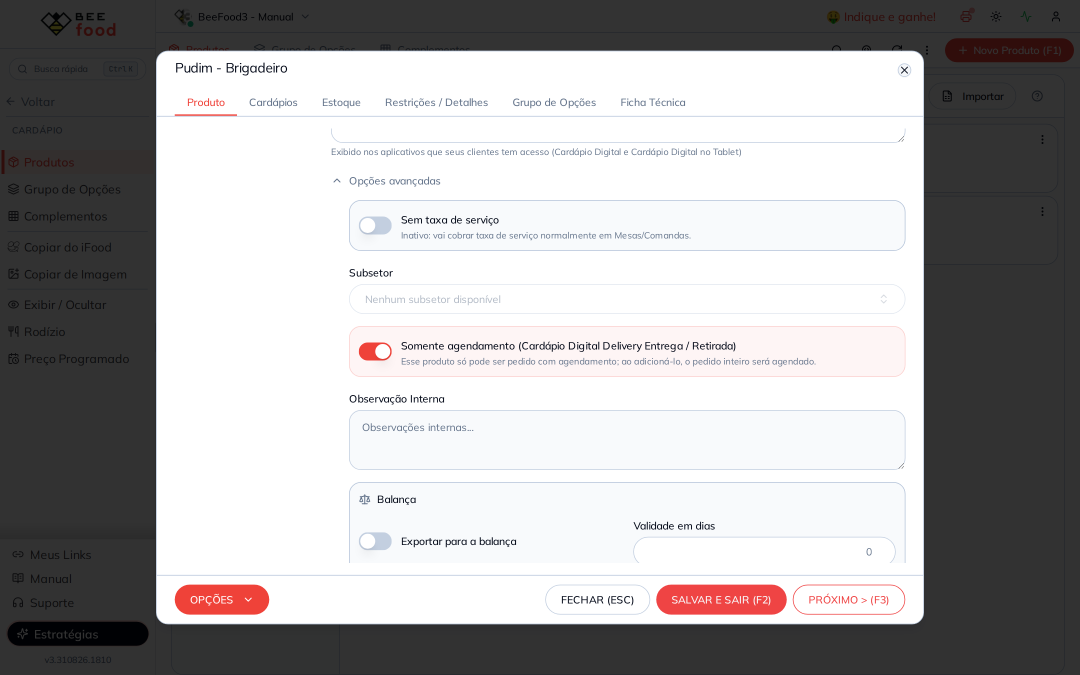
#> input picture manuais/cardapio-digital-agendamento-produto/imagens-puras/06-produto-switch.png, 2160 x 1350 px, given in place of 01-lista-antes.png, which was not available (shown at 1/2 size)
$ python annotate.py
#> lines starting #> are read from the running program, lines starting #| are printed output that depends on the picture; pictures that were not available may be replaced by others from this repository, and a replacement may not be noted
"""Anota screenshots — #72 Produto só com agendamento (encomenda)."""
import os, math
from PIL import Image, ImageDraw, ImageFont

SRC = "imagens-puras"
OUT = "imagens-tratadas"
os.makedirs(OUT, exist_ok=True)

GREEN = (22, 150, 78)
WHITE = (255, 255, 255)
A_LINE = 220
A_BADGE = 235
FONT_CANDIDATES = [
    r"C:\Windows\Fonts\arialbd.ttf",
    "/usr/share/fonts/truetype/croscore/Arimo-Bold.ttf",
    "/usr/share/fonts/truetype/dejavu/DejaVuSans-Bold.ttf",
]


def font(sz):
    for c in FONT_CANDIDATES:
        if os.path.exists(c):
            return ImageFont.truetype(c, sz)
    raise RuntimeError("fonte bold nao encontrada")


def draw_arrow(d, x0, y0, x1, y1, w):
    col = GREEN + (A_LINE,)
    d.line([(x0, y0), (x1, y1)], fill=col, width=w)
    ang = math.atan2(y1 - y0, x1 - x0)
    L = w * 3.6
    for s in (0.45, -0.45):
        d.line([(x1, y1), (x1 - L * math.cos(ang - s), y1 - L * math.sin(ang - s))], fill=col, width=w)


def badge(d, cx, cy, r, num, fnt):
    d.ellipse([cx - r - 2, cy - r - 2, cx + r + 2, cy + r + 2], fill=WHITE + (235,))
    d.ellipse([cx - r, cy - r, cx + r, cy + r], fill=GREEN + (A_BADGE,))
    t = str(num)
    bb = d.textbbox((0, 0), t, font=fnt)
    d.text((cx - (bb[2] - bb[0]) / 2 - bb[0], cy - (bb[3] - bb[1]) / 2 - bb[1]), t, fill=WHITE, font=fnt)


def annotate(name, markers, ring=None):
    img = Image.open(os.path.join(SRC, name)).convert("RGBA")
    W, H = img.size
    overlay = Image.new("RGBA", (W, H), (0, 0, 0, 0))
    d = ImageDraw.Draw(overlay)
    r = int(W * 0.0125)
    fnt = font(int(r * 1.2))
    w = max(2, int(W * 0.0022))
    for (fx, fy, fw, fh) in (ring or []):
        x0, y0 = fx * W, fy * H
        d.rectangle([x0, y0, x0 + fw * W, y0 + fh * H], outline=GREEN + (A_LINE,), width=w)
    for (num, tx, ty, bx, by) in markers:
        TX, TY = tx * W, ty * H
        BX, BY = bx * W, by * H
        ang = math.atan2(TY - BY, TX - BX)
        sx = BX + (r + 5) * math.cos(ang)
        sy = BY + (r + 5) * math.sin(ang)
        draw_arrow(d, sx, sy, TX, TY, w)
        badge(d, BX, BY, r, num, fnt)
    Image.alpha_composite(img, overlay).convert("RGB").save(os.path.join(OUT, name))
    print("OK", name, W, H)


# ---------- tira de celulares ----------
PHONE_W = 380
GAP = 18
PAD = 22
CAP_H = 44


# [32 lines left out: functions montar_celulares, no_painel, not called in this run]


# ---------- par painel -> cardapio ----------
BG = (244, 244, 245)
DARK = (40, 40, 40)
MUTED = (100, 100, 100)
MID = 56
COL_W = 560
PAD_P = 28
TIT_H = 46
LAB_H = 32
FOOT_H = 56
RADIUS = 18


def crop_frac(name, box):
    im = Image.open(os.path.join(SRC, name)).convert("RGB")
    W, H = im.size
    x, y, w, h = box
    return im.crop((int(x * W), int(y * H), int((x + w) * W), int((y + h) * H)))


# [50 lines left out: functions encaixa, cola_redondo, seta_meio, montar_par, not called in this run]


# ============================== figuras ==============================

annotate("01-lista-antes.png", [
    (1, 0.168, 0.545, 0.115, 0.660),
    (2, 0.800, 0.122, 0.700, 0.055),
])
#> in annotate, `overlay = Image.new("RGBA", (W, H), (0, 0, 0, 0))`: overlay: PIL image 2160x1350 RGBA; every value is 0
#> in annotate, `Image.alpha_composite(img, overlay).convert("RGB").save(os.path.join(O..`:
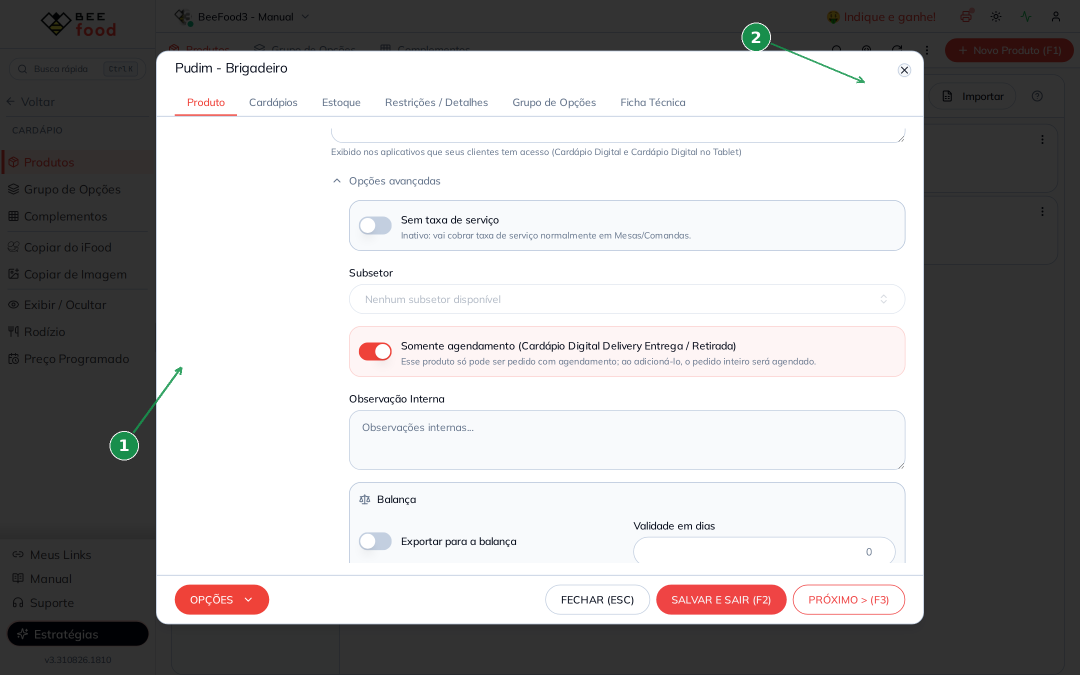
#> saved as 01-lista-antes.png: PIL image 2160x1350 RGB (shown at 1/2 size); mean R, G, B 170.1, 168.7, 169.2
#| OK 01-lista-antes.png 2160 1350

annotate("02-lote-selecao.png", [
    (1, 0.610, 0.172, 0.640, 0.098),
    (2, 0.300, 0.244, 0.225, 0.222),
    (3, 0.298, 0.288, 0.228, 0.330),
    (4, 0.685, 0.858, 0.800, 0.815),
])
#> call 2 of annotate, with name = '02-lote-selecao.png'
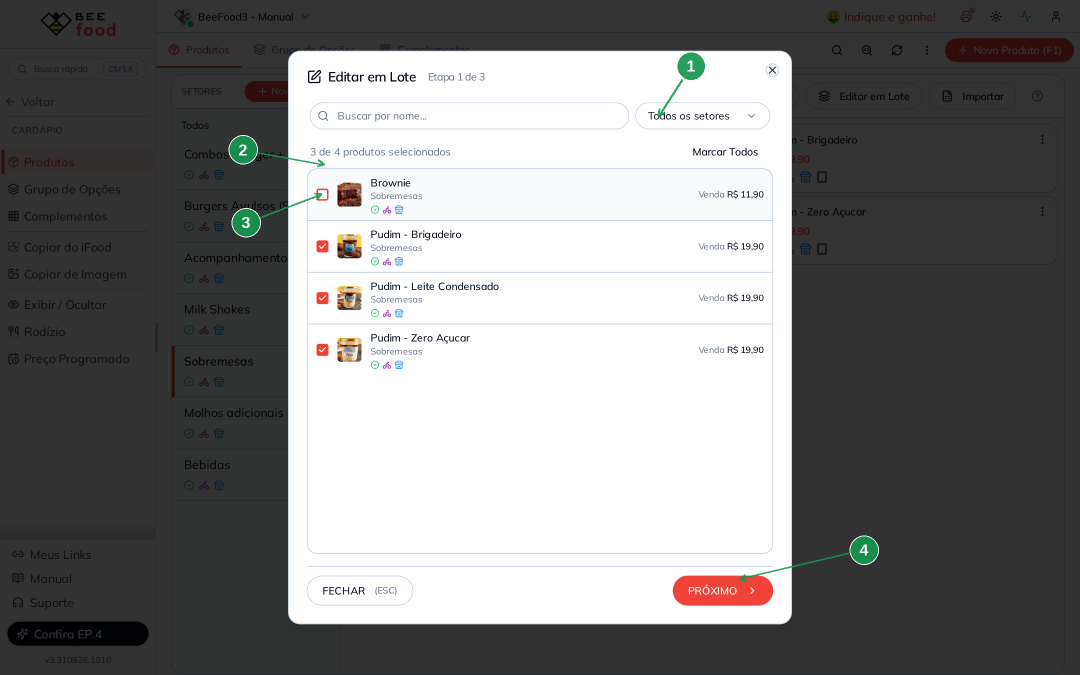
#> input picture manuais/cardapio-digital-agendamento-produto/imagens-tratadas/02-lote-selecao.png, 2160 x 1350 px, found by its file name (shown at 1/2 size)
#| OK 02-lote-selecao.png 2160 1350

annotate("03-lote-campo.png", [
    (1, 0.303, 0.794, 0.225, 0.760),
    (2, 0.667, 0.780, 0.790, 0.730),
    (3, 0.730, 0.878, 0.820, 0.910),
])
#> call 3 of annotate, with name = '03-lote-campo.png'
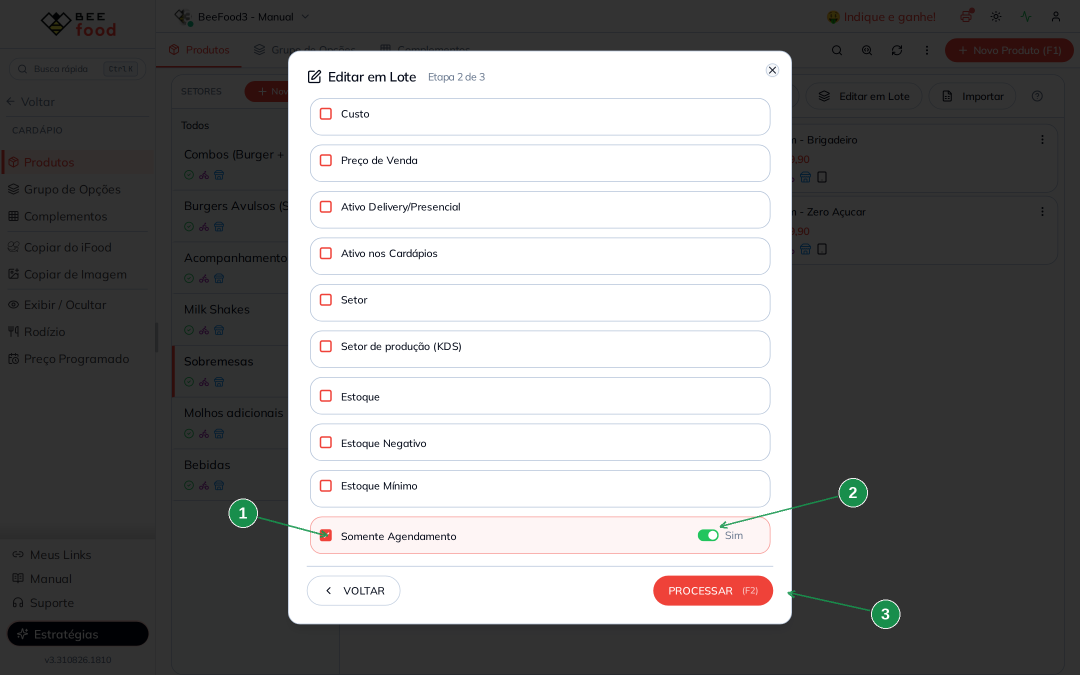
#> input picture manuais/cardapio-digital-agendamento-produto/imagens-tratadas/03-lote-campo.png, 2160 x 1350 px, found by its file name (shown at 1/2 size)
#| OK 03-lote-campo.png 2160 1350

annotate("04-lote-resultado.png", [
    (1, 0.640, 0.153, 0.555, 0.115),
    (2, 0.293, 0.207, 0.225, 0.245),
    (3, 0.740, 0.878, 0.825, 0.910),
])
#> call 4 of annotate, with name = '04-lote-resultado.png'
#> in annotate (call 4), `Image.alpha_composite(img, overlay).convert("RGB").save(os.path.join(O..`:
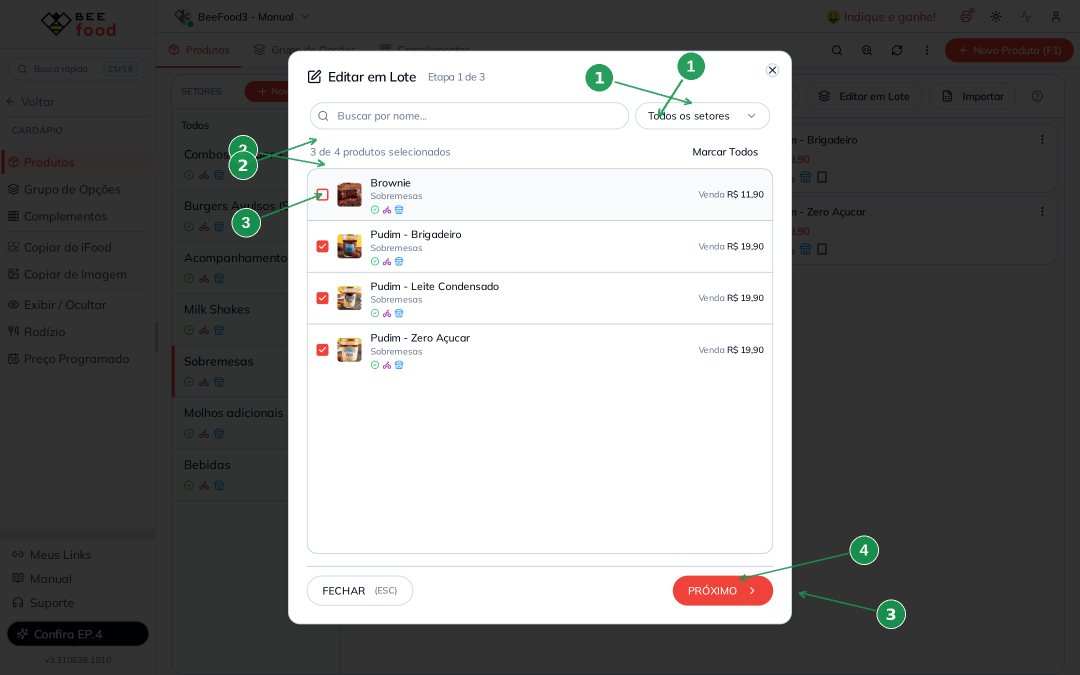
#> saved as 04-lote-resultado.png: PIL image 2160x1350 RGB (shown at 1/2 size); mean R, G, B 128.1, 128.2, 128
#| OK 04-lote-resultado.png 2160 1350

annotate("05-lista-depois.png", [
    (1, 0.776, 0.272, 0.855, 0.335),
    (2, 0.442, 0.258, 0.535, 0.140),
])
#| OK 05-lista-depois.png 2160 1350

annotate("06-produto-switch.png", [
    (1, 0.318, 0.262, 0.240, 0.222),
    (2, 0.353, 0.510, 0.258, 0.468),
    (3, 0.680, 0.898, 0.680, 0.958),
])
#> in annotate (call 6), `Image.alpha_composite(img, overlay).convert("RGB").save(os.path.join(O..`:
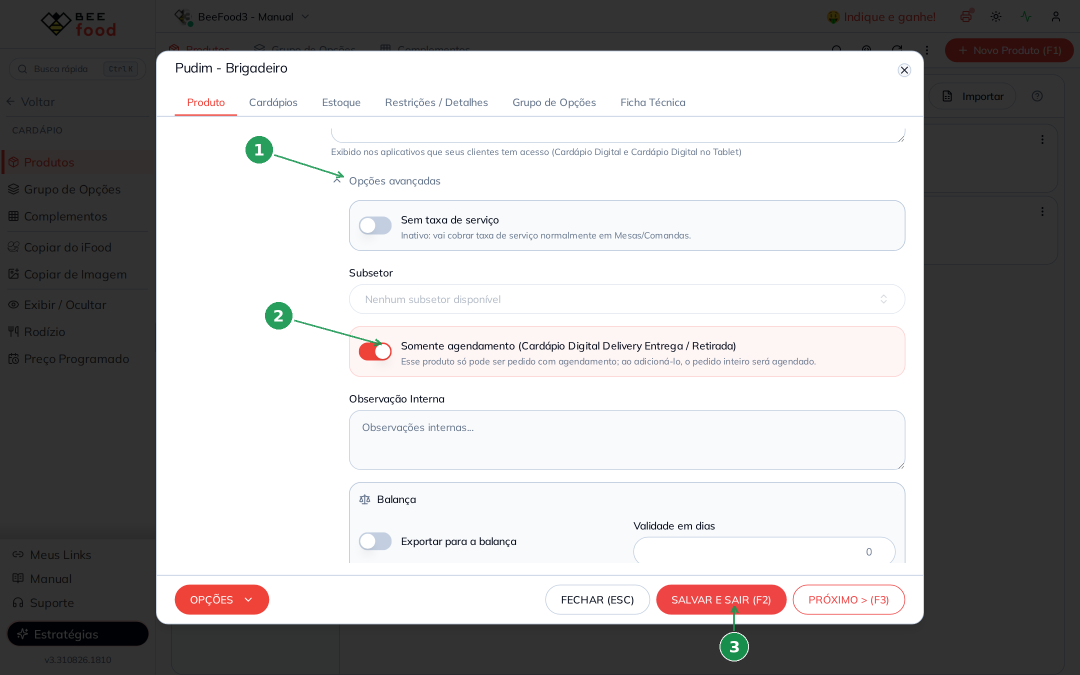
#> saved as 06-produto-switch.png: PIL image 2160x1350 RGB (shown at 1/2 size); mean R, G, B 169.8, 168.5, 168.9
#| OK 06-produto-switch.png 2160 1350

montar_par(
    "07-par-encomenda.png",
    "Somente Agendamento = Sim  →  etiqueta Encomenda",
    crop_frac("03-lote-campo.png", (0.278, 0.690, 0.450, 0.200)),
    crop_frac("07-cel-lista.png", (0.00, 0.455, 1.00, 0.235)),
    "No painel (Editar em Lote)",
    "No cardápio digital",
    "O produto continua à venda, mas com a marca Encomenda — e só sai com data e hora.",
    max_h=320,
)
#> in crop_frac, im is the input picture: PIL image 2160x1350 RGB; mean R, G, B 128.7, 128, 128.1
#> in crop_frac, `return im.crop((int(x * W), int(y * H), int((x + w) * W), int((y + h) ..`:
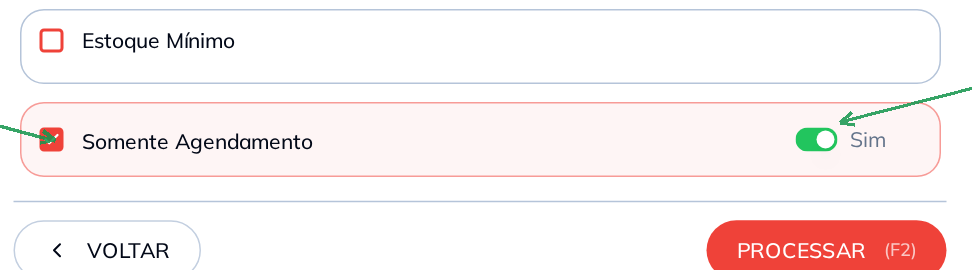
#> returned value: PIL image 972x270 RGB; mean R, G, B 249.5, 239.9, 239.5
#> (the run stopped early here; a loop or call above may not have finished)
